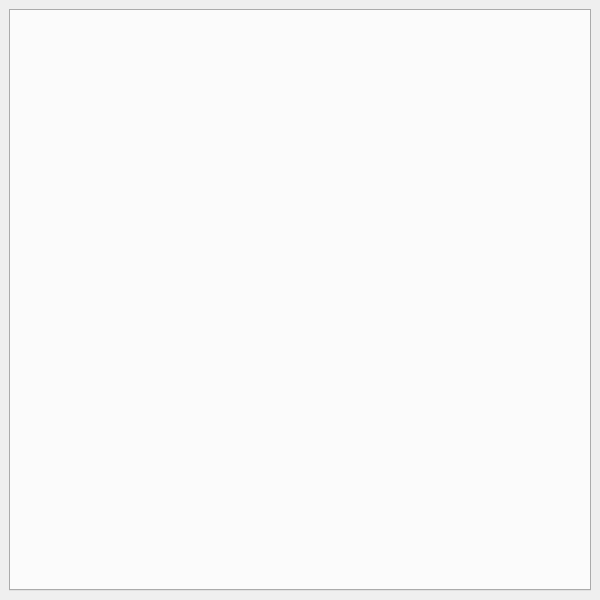
<?xml version="1.0" encoding="UTF-8"?>
<ui version="4.0">
 <class>MainWindow</class>
 <widget class="QMainWindow" name="MainWindow">
  <property name="geometry">
   <rect>
    <x>0</x>
    <y>0</y>
    <width>600</width>
    <height>600</height>
   </rect>
  </property>
  <widget class="QWidget" name="centralwidget">
   <layout class="QVBoxLayout" name="verticalLayout">
    <item>
     <widget class="QTabWidget" name="tabWidget">
      <property name="focusPolicy">
       <enum>Qt::FocusPolicy::NoFocus</enum>
      </property>
      <property name="tabsClosable">
       <bool>true</bool>
      </property>
      <property name="movable">
       <bool>true</bool>
      </property>
     </widget>
    </item>
   </layout>
  </widget>
  <action name="actionAbout">
   <property name="icon">
    <iconset theme="QIcon::ThemeIcon::HelpAbout"/>
   </property>
   <property name="text">
    <string>About Media Downloader</string>
   </property>
  </action>
  <action name="actionKeyboardShortcuts">
   <property name="icon">
    <iconset theme="QIcon::ThemeIcon::InputKeyboard"/>
   </property>
   <property name="text">
    <string>Keyboard Shortcuts</string>
   </property>
   <property name="shortcut">
    <string>Ctrl+?</string>
   </property>
  </action>
 </widget>
 <resources/>
 <connections/>
</ui>
